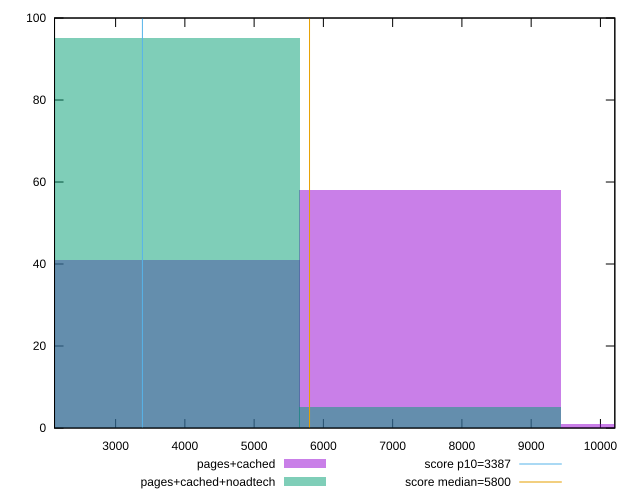

gnuplot code for this plot:
reset

$pagesCached <<EOF
7540.170064133123 58
3770.0850320665613 41
11310.255096199684 1
EOF

$pagesCachedNoadtech <<EOF
3770.0850320665613 95
7540.170064133123 5
EOF

set key outside below
set boxwidth 3770.0850320665613
set xrange [2118.1678:10207.894548690108]
set yrange [0:100]
set trange [0:100]
set style fill transparent solid 0.5 noborder

set parametric
set terminal svg size 640, 500 enhanced background rgb 'white'
set output "report_00015_2021-02-09T16-11-33.973Z/speed-index/comparison/histogram/1_vs_2.svg"

plot $pagesCached title "pages+cached" with boxes, \
     $pagesCachedNoadtech title "pages+cached+noadtech" with boxes, \
     3387,t title "score p10=3387", \
     5800,t title "score median=5800"

reset
